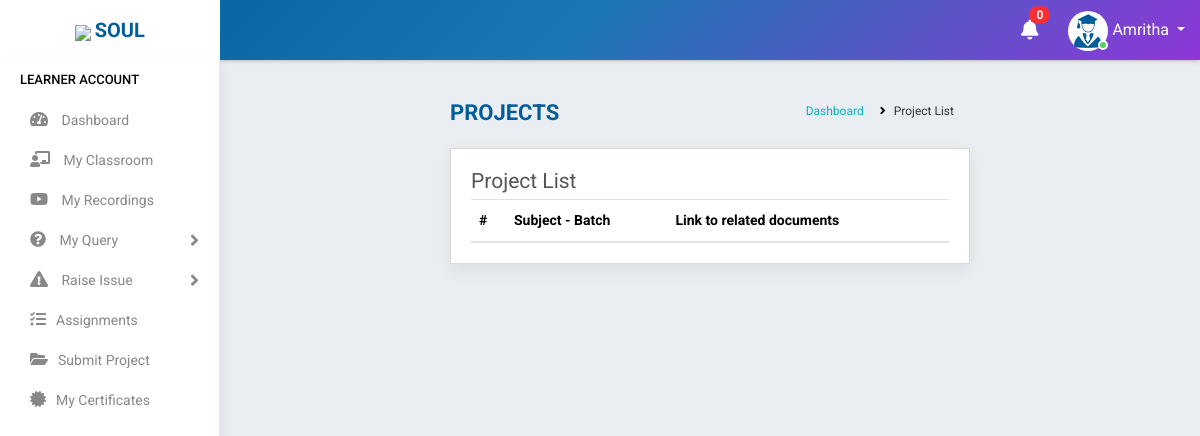
The app's page /student/available_projects/ (signed in), older data.
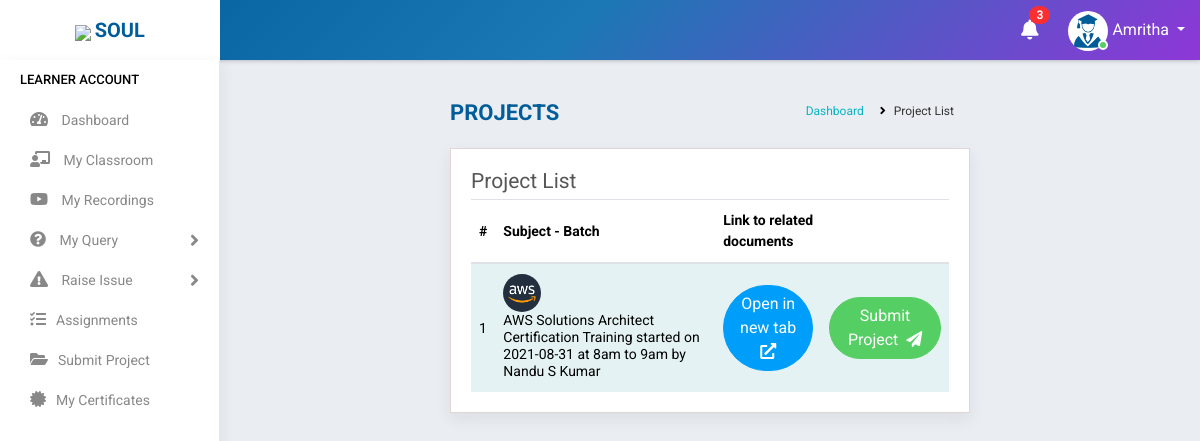
The same page, newer data.
### accounts/models.py (models this page shows, shortened)
class Project(models.Model):
    batch = models.ForeignKey(Batch,on_delete=models.CASCADE,null=True,blank=True)
    status = models.CharField(max_length=20,choices=(('Active','Active'),('Inactive','Inactive')),default='Active',blank=True,null=True)

class Batch(models.Model):
    mod_value= [
    ('1', 'Weekday'),
    ('2', 'Weekend')
    ]
    status_value= [
        ('Yet to start', 'Yet to start'),
        ('Ongoing', 'Ongoing'),
        ('Completed', 'Completed'),
    ]
    batchcode = models.CharField(max_length=15,null=True, blank=True)
    subject = models.ForeignKey(Courses,on_delete=models.CASCADE,null=True,blank=True)
    trainer = models.ForeignKey(Staff,on_delete=models.CASCADE,null=True,limit_choices_to={'stype':"3"},blank=True)
    timing = models.CharField(max_length=100, null=True,blank=True)
    start_date = models.DateField(null=True,blank=True)
    end_date = models.DateField(null=True,blank=True)
    link = models.CharField(max_length=1000,null=True,blank=True)
    passcode = models.CharField(max_length=100,null=True,blank=True,default="N/A")
    mode = models.CharField(max_length=100,choices=mod_value,default=1,blank=True)
    status = models.CharField(max_length=100,choices=status_value,blank=True,default="Yet to start")
    def __str__(self):
        st =" started on "
        at = " at "
        by = " by "
        return "%s %s %s %s %s %s %s" %(self.subject ,st, self.start_date ,at, self.timing,by,self.trainer)

class Courses(models.Model):
    name = models.CharField(max_length=300,null=True)
    fee = models.CharField(max_length=6)
    link = models.CharField(max_length=1000,null=True, blank=True)
    project_file = models.CharField(max_length=1000,null=True,blank=True)
    pic = models.ImageField(null=True, blank=True)
    def __str__(self):
        return self.name

class Staff(models.Model):
    value= (
    ('1', 'Operations'),
    ('2', 'Sales'),
    ('3', 'Trainer'),
    ('4', 'Admin'),
    )
    state = (
    ('Andhra Pradesh','Andhra Pradesh'),
    ('Arunachal Pradesh','Arunachal Pradesh'),
    ('Assam','Assam'),
    ('Bihar','Bihar'),
    ('Chhattisgarh','Chattisgarh'),
    ('Goa','Goa'),
    ('Gujarat','Gujarat'),
    ('Haryana','Haryana'),
    ('Himachal Pradesh','Himachal Pradesh'),
    ('Jharkhand','Jharkhand'),
    ('Karnataka','Karnataka'),
    ('Kerala','Kerala'),
    ('Madhya Pradesh','Madhya Pradesh'),
    ('Maharashtra','Maharashtra'),
    ('Manipur','Manipur'),
    ('Meghalaya','Meghalaya'),
    ('Mizoram','Mizoram'),
    ('Nagaland','Nagaland'),
    ('Odisha','Odisha'),
    ('Rajasthan','Rajasthan'),
    ('Sikkim','Sikkim'),
    ('Tamil Nadu','Tamil Nadu'),
    ('Telangana','Telangana'),
    ('Tripura','Tripura'),
    ('Uttar Pradesh','Uttar Pradesh'),
    ('Uttarakhand','Uttarakhand'),
    ('West Bengal','West Bengal')
    )
    groups = (
        ('AB+', 'AB+'),
        ('AB-', 'AB-'),
        ('A+', 'A+'),
        ('A-', 'A-'),
        ('B+', 'B+'),
        ('B-', 'B-'),
        ('O+', 'O+'),
        ('O-', 'O-'),
        )
    user = models.OneToOneField(User,on_delete=models.CASCADE,null=True,blank=True)
    name = models.CharField(max_length=100,null=True, blank=True)
    empid = models.CharField(max_length=100,null=True, blank=True)
    mobile = models.CharField(max_length=10,null=True, blank=True)
    email = models.EmailField(max_length=200,null=True, blank=True)
    sex = models.CharField(max_length=10,null=True,choices=(('Male','Male'),('Female','Female')), blank=True)
    dob = models.DateField(null=True, blank=True)
    doj = models.DateField(null=True, blank=True)
    blood_group = models.CharField(max_length=100,null=True, blank=True,choices=groups)
    house = models.CharField(max_length=100,null=True, blank=True)
    street =models.CharField(max_length=100,null=True, blank=True)
    street2 =models.CharField(max_length=100,null=True, blank=True)
    city = models.CharField(max_length=100,null=True, blank=True)
    state = models.CharField(max_length=100,null=True,choices=state, blank=True)
    stype = models.CharField(max_length=100,null=True,choices=value, blank=True)
    status = models.CharField(max_length=20,choices=(('Active','Active'),('Inactive','Inactive')),default='Active')
    profile_pic = models.ImageField(null=True, blank=True,default="user-circle-solid.jpg")
    def __str__(self):
        return self.name

### accounts/views.py (the view)
# urls.py: path('student/available_projects/',ListProjects.as_view(),name='list_projects'),
class ListProjects(View):
    def get(self, request):
        user=request.user
        if user.is_authenticated:
            try:
                s = Student.objects.get(user=user)
                note = Notification.objects.filter(receiver=user).filter(status="Not Read").order_by('-datetime')
                no_count = note.count()
                scd = StudentCourseData.objects.filter(student=s)
                batch = []
                for i in scd:
                    batch.append(i.batch)
                projects = Project.objects.filter(batch__in = batch)
                return render(request,'students/available_projects.html',{'s':s,'no_count':no_count,'note':note,'projects':projects})
            except:
                return redirect('home')
        else:
            return redirect('logout')

### accounts/templates/students/available_projects.html (shortened to what this page needs)
{% extends 'accounts/main.html' %}
    {% block content %}
<div class="main-wrapper">
    {% include 'students/navbar.html' %}
    {% include 'students/sidebar.html' %}
        <div class="page-wrapper">
            <div class="content container-fluid">
                <div class="page-header">
                    <div class="row">
                        <div class="col-lg-7 col-md-12 col-sm-12 col-12">
                            <h5 class="text-uppercase">Projects</h5>
                        </div>
                        <div class="col-lg-5 col-md-12 col-sm-12 col-12">
                            <ul class="list-inline breadcrumb float-right">
                                <li class="list-inline-item"><a href="{% url 'home' %}">Dashboard</a></li>
                                <li class="list-inline-item">Project List</li>
                            </ul>
                        </div>
                    </div>
                </div>
                <div class="content-page">
                    <div class="row">
                        <div class="col-sm-8 col-5">
                            <h4 class="page-title">Project List</h4>
                        </div>
                    </div>
                    <div class="row">
                        <div class="col-md-12">
                            <div class="table-responsive">
                                <table class="table table-striped custom-table">
                                    <thead>
                                        <tr>
                                            <th>#</th>
                                            <th>Subject - Batch</th>
                                            <th>Link to related documents</th>
                                            <th></th>
                                        </tr>
                                    </thead>
                                    <tbody>
                                        {% for i in projects %}
                                        <tr>
                                            <td>
                                                {{forloop.counter}}
                                            </td>
                                            <td>
                                                <h2><a href="" class="avatar text-white"><img src="{{i.batch.subject.pic.url}}" width="40" height="40" alt="{{student.name}}"></a></h2>
                                                <h2>{{i.batch}}</h2>
                                            </td>
                                            <td><a href="{{i.batch.subject.project_file}}" class="btn btn-info" style="border-radius: 80px 80px 80px 80px ;color: white">Open in new tab <i class="fas fa-external-link-alt"></i></a></td>
                                            <td><a href="{% url 'submit_project' i.id %}" class="btn btn-success" style="border-radius: 80px 80px 80px 80px ;color: white">Submit Project&nbsp;&nbsp;<i class="fa fa-paper-plane" aria-hidden="true"></i></a></td>
                                        </tr>
                                        {% endfor %}
                                    </tbody>
                                </table>
                            </div>
                        </div>
                    </div>
                </div>
            </div>
        </div>
    </div>
{% endblock %}

Row changes from the older to the newer data that the page shows:
added Project: batch.subject.pic (picture), batch "AWS Solutions Architect Certification Training started on 2021-08-31 at 8am to 9am by Nandu S Kumar"
Text that changed along with them:
{{ no_count }}: "0" → "3"
